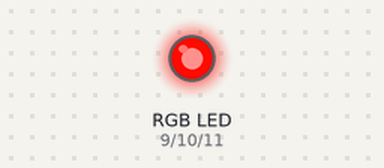
The sketch below on a simulated Arduino Uno, built with avr-gcc and run on an emulated ATmega328P. Parts: an RGB LED mixed from three pins (HIGH = lit).

Above: at 0.15 s.
At 5.01 s:
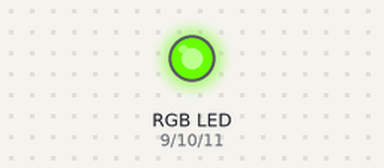
At 9.88 s:
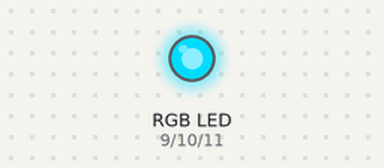
At 19.91 s:
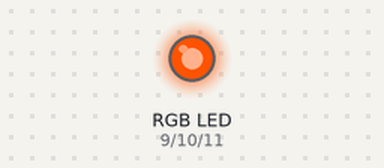
At 29.64 s:
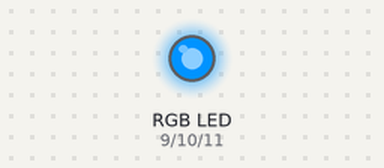
At 39.68 s:
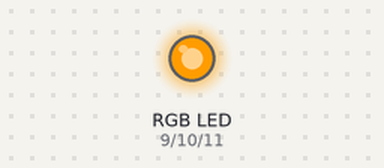
Timing chart, 0 to 40.0 s (numbered marks = the images above):
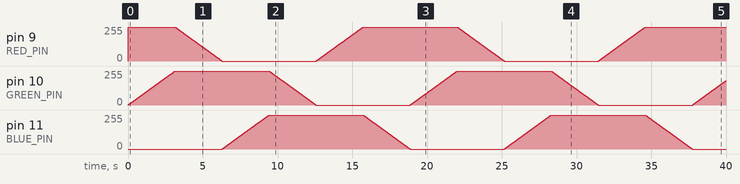

The sketch:

color_fade.ino
```cpp
const int RED_PIN = 9;
const int GREEN_PIN = 10;
const int BLUE_PIN = 11;
const boolean COMMON_ANODE = false;

void setup() {
  pinMode(RED_PIN, OUTPUT);
  pinMode(GREEN_PIN, OUTPUT);
  pinMode(BLUE_PIN, OUTPUT);
}

void loop() {
  // 彩虹效果
  rainbowFade(5);
}

// 彩虹漸變效果
void rainbowFade(int wait) {
  float hue = 0.0;

  // 完整的 HSV 色相環
  while (hue < 360) {
    // 將 HSV 轉換為 RGB
    float saturation = 1.0;  // 飽和度最大
    float value = 1.0;      // 亮度最大

    // 計算當前色相的 RGB 值
    int rgb[3];
    HSVtoRGB(hue, saturation, value, rgb);

    // 設定顏色
    setColor(rgb[0], rgb[1], rgb[2]);

    hue += 0.1;  // 色相漸變步進
    delay(wait);
  }
}

// HSV 轉 RGB
void HSVtoRGB(float h, float s, float v, int rgb[3]) {
  int i = floor(h/60.0);
  float f = h/60.0 - i;
  float p = v * (1 - s);
  float q = v * (1 - f * s);
  float t = v * (1 - (1 - f) * s);

  float r, g, b;
  switch (i % 6) {
    case 0: r = v; g = t; b = p; break;
    case 1: r = q; g = v; b = p; break;
    case 2: r = p; g = v; b = t; break;
    case 3: r = p; g = q; b = v; break;
    case 4: r = t; g = p; b = v; break;
    case 5: r = v; g = p; b = q; break;
  }

  rgb[0] = r * 255;
  rgb[1] = g * 255;
  rgb[2] = b * 255;
}

void setColor(int red, int green, int blue) {
  if (COMMON_ANODE) {
    red = 255 - red;
    green = 255 - green;
    blue = 255 - blue;
  }
  analogWrite(RED_PIN, red);
  analogWrite(GREEN_PIN, green);
  analogWrite(BLUE_PIN, blue);
}
```
